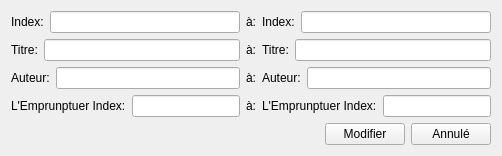
          <widget class="QWidget" name="modifyBook">
           <attribute name="title">
            <string>Modifier un livre</string>
           </attribute>
           <layout class="QGridLayout" name="gridLayout_21">
            <item row="0" column="0">
             <layout class="QGridLayout" name="gridLayout_13">
              <item row="0" column="0">
               <layout class="QHBoxLayout" name="horizontalLayout_42">
                <item>
                 <widget class="QLabel" name="label_41">
                  <property name="text">
                   <string>Index:</string>
                  </property>
                 </widget>
                </item>
                <item>
                 <widget class="QLineEdit" name="indexModifyBook">
                  <property name="inputMethodHints">
                   <set>Qt::ImhDigitsOnly</set>
                  </property>
                 </widget>
                </item>
               </layout>
              </item>
              <item row="0" column="1">
               <widget class="QLabel" name="label_42">
                <property name="text">
                 <string>à:</string>
                </property>
               </widget>
              </item>
              <item row="0" column="2">
               <layout class="QHBoxLayout" name="horizontalLayout_43">
                <item>
                 <widget class="QLabel" name="label_43">
                  <property name="text">
                   <string>Index:</string>
                  </property>
                 </widget>
                </item>
                <item>
                 <widget class="QLineEdit" name="indexModifyBook_2">
                  <property name="inputMethodHints">
                   <set>Qt::ImhDigitsOnly</set>
                  </property>
                 </widget>
                </item>
               </layout>
              </item>
              <item row="1" column="0">
               <layout class="QHBoxLayout" name="horizontalLayout_44">
                <item>
                 <widget class="QLabel" name="label_44">
                  <property name="text">
                   <string>Titre:</string>
                  </property>
                 </widget>
                </item>
                <item>
                 <widget class="QLineEdit" name="titleModifyBook">
                  <property name="readOnly">
                   <bool>true</bool>
                  </property>
                 </widget>
                </item>
               </layout>
              </item>
              <item row="1" column="1">
               <widget class="QLabel" name="label_45">
                <property name="text">
                 <string>à:</string>
                </property>
               </widget>
              </item>
              <item row="1" column="2">
               <layout class="QHBoxLayout" name="horizontalLayout_45">
                <item>
                 <widget class="QLabel" name="label_46">
                  <property name="text">
                   <string>Titre:</string>
                  </property>
                 </widget>
                </item>
                <item>
                 <widget class="QLineEdit" name="titleModifyBook_2">
                  <property name="readOnly">
                   <bool>false</bool>
                  </property>
                 </widget>
                </item>
               </layout>
              </item>
              <item row="2" column="0">
               <layout class="QHBoxLayout" name="horizontalLayout_46">
                <item>
                 <widget class="QLabel" name="label_47">
                  <property name="text">
                   <string>Auteur:</string>
                  </property>
                 </widget>
                </item>
                <item>
                 <widget class="QLineEdit" name="authorModifyBook">
                  <property name="readOnly">
                   <bool>true</bool>
                  </property>
                 </widget>
                </item>
               </layout>
              </item>
              <item row="2" column="1">
               <widget class="QLabel" name="label_48">
                <property name="text">
                 <string>à:</string>
                </property>
               </widget>
              </item>
              <item row="2" column="2">
               <layout class="QHBoxLayout" name="horizontalLayout_47">
                <item>
                 <widget class="QLabel" name="label_49">
                  <property name="text">
                   <string>Auteur:</string>
                  </property>
                 </widget>
                </item>
                <item>
                 <widget class="QLineEdit" name="authorModifyBook_2">
                  <property name="readOnly">
                   <bool>false</bool>
                  </property>
                 </widget>
                </item>
               </layout>
              </item>
              <item row="3" column="0">
               <layout class="QHBoxLayout" name="horizontalLayout_48">
                <item>
                 <widget class="QLabel" name="label_50">
                  <property name="text">
                   <string>L'Emprunptuer Index:</string>
                  </property>
                 </widget>
                </item>
                <item>
                 <widget class="QLineEdit" name="borrowerModifyBook">
                  <property name="inputMethodHints">
                   <set>Qt::ImhDigitsOnly</set>
                  </property>
                  <property name="readOnly">
                   <bool>true</bool>
                  </property>
                 </widget>
                </item>
               </layout>
              </item>
              <item row="3" column="1">
               <widget class="QLabel" name="label_51">
                <property name="text">
                 <string>à:</string>
                </property>
               </widget>
              </item>
              <item row="3" column="2">
               <layout class="QHBoxLayout" name="horizontalLayout_49">
                <item>
                 <widget class="QLabel" name="label_52">
                  <property name="text">
                   <string>L'Emprunptuer Index:</string>
                  </property>
                 </widget>
                </item>
                <item>
                 <widget class="QLineEdit" name="borrowerModifyBook_2">
                  <property name="inputMethodHints">
                   <set>Qt::ImhDigitsOnly</set>
                  </property>
                 </widget>
                </item>
               </layout>
              </item>
              <item row="4" column="0" colspan="3">
               <layout class="QHBoxLayout" name="horizontalLayout_50">
                <item>
                 <spacer name="horizontalSpacer_9">
                  <property name="orientation">
                   <enum>Qt::Horizontal</enum>
                  </property>
                  <property name="sizeHint" stdset="0">
                   <size>
                    <width>27</width>
                    <height>20</height>
                   </size>
                  </property>
                 </spacer>
                </item>
                <item>
                 <widget class="QPushButton" name="modifyBookPB">
                  <property name="text">
                   <string>Modifier</string>
                  </property>
                 </widget>
                </item>
                <item>
                 <widget class="QPushButton" name="cancelModifyBookPB">
                  <property name="text">
                   <string>Annulé</string>
                  </property>
                 </widget>
                </item>
               </layout>
              </item>
             </layout>
            </item>
           </layout>
          </widget>
